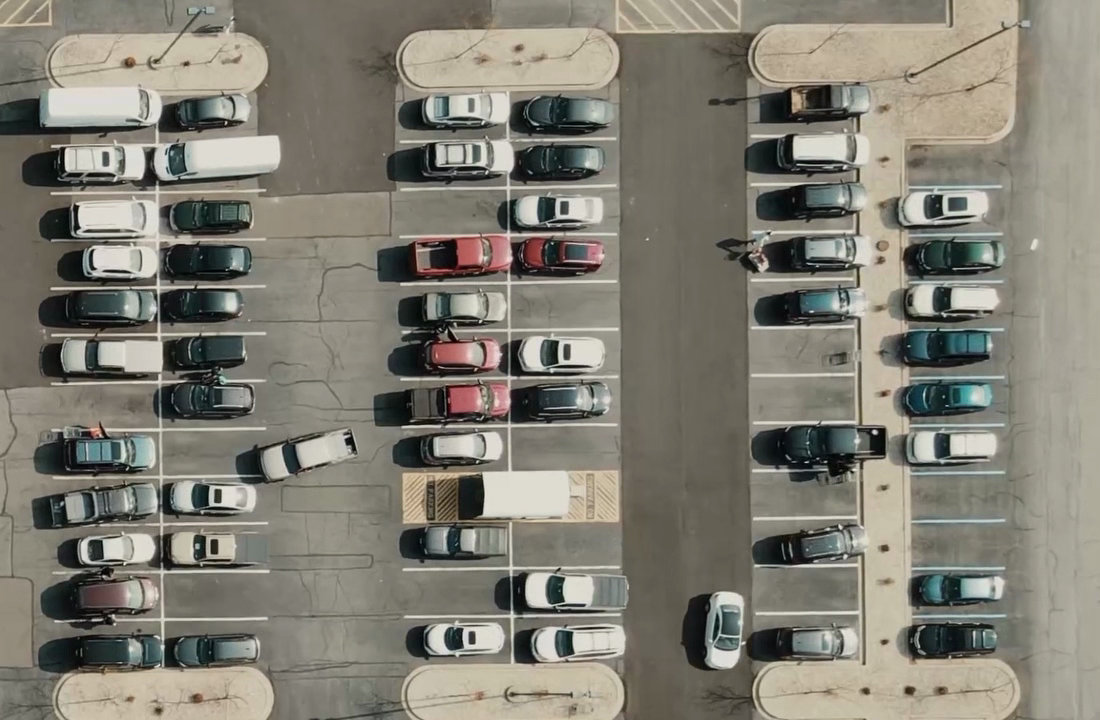
//> input picture Car Parking Detection/Resources/carParkImg.png, 1100 x 720 px, given in place of landscape.jpg, which was not available
$ ./filter   (built with g++ and OpenCV 4)
//> lines starting //> are read from the running program, lines starting //| are printed output that depends on the picture; pictures that were not available may be replaced by others from this repository, and a replacement may not be noted
#include <opencv2/imgcodecs.hpp>
#include <opencv2/highgui.hpp>
#include <opencv2/imgproc.hpp>
#include <opencv2/objdetect.hpp>
#include <iostream>


void main() {
	//We read the image and declare Mat for every different function that we are going to use on the original image
	cv::VideoCapture cap(0);
	cv::Mat img = cv::imread("Resources/landscape.jpg");
//> img is the input picture: 720 rows x 1100 cols, CV_8UC3; mean B, G, R 116, 126.7, 129.8
	cv::Mat grayImg;
	cv::cvtColor(img, grayImg, cv::COLOR_BGR2GRAY);
	cv::Mat smoothImg;
	cv::Mat cannyImg;
	cv::Mat laplaceImg;
	cv::Mat noiseImg = grayImg.clone();


	cv::GaussianBlur(img, smoothImg, cv::Size(5, 5), 1, 1);
	cv::Canny(img, cannyImg, 150, 300);
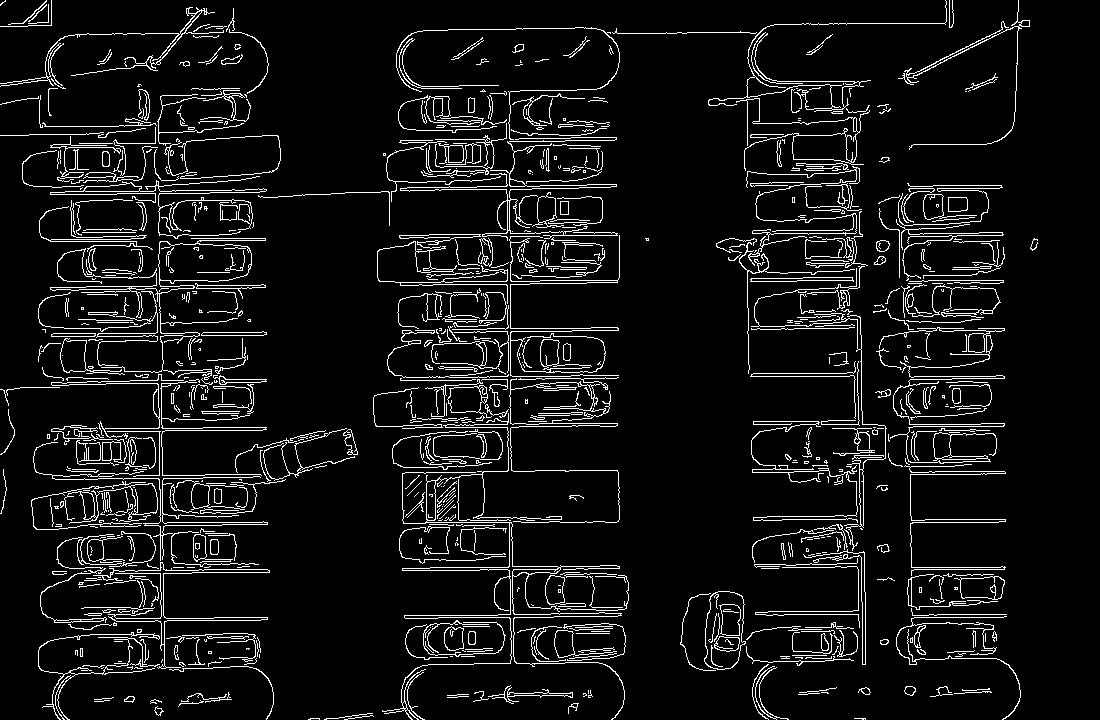
//> cannyImg: 720 rows x 1100 cols, CV_8UC1; 7.4% white in thin lines or dots
	cv::Laplacian(grayImg, laplaceImg, CV_8U);
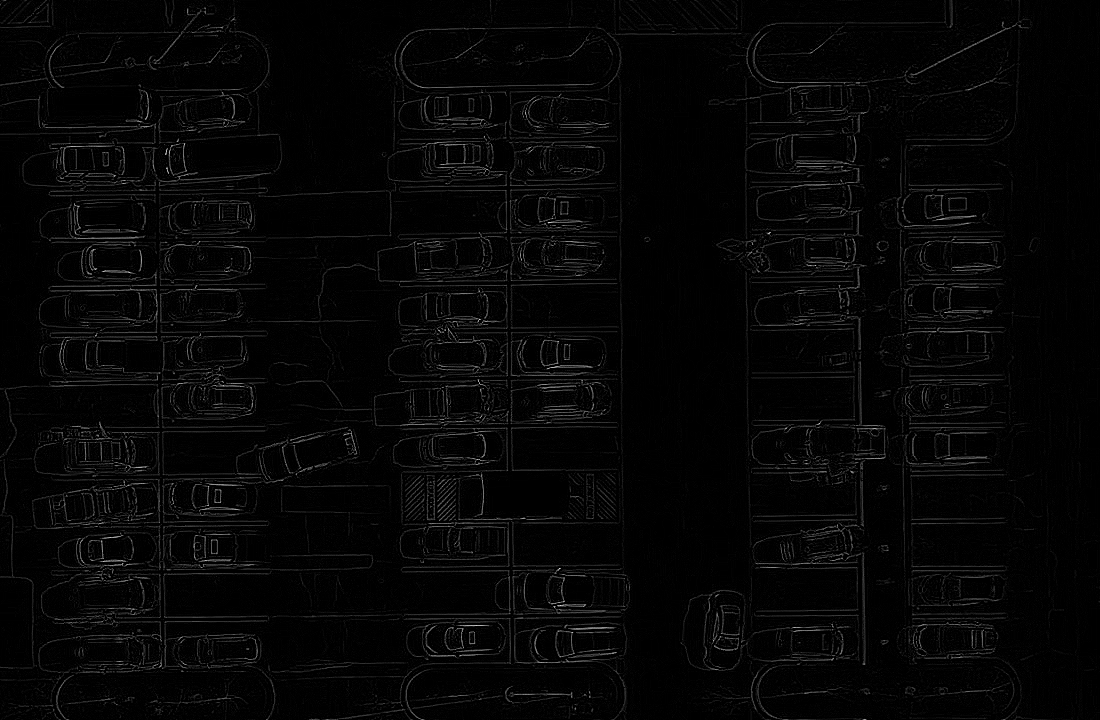
//> laplaceImg: 720 rows x 1100 cols, CV_8UC1; min 0, max 227, mean 5.9
	int noiseMagnitude = 100;
	cv::randu(noiseImg, 0, 255); // Set random pixel values between 0 and 255
	cv::Mat saltpepper = noiseImg < noiseMagnitude;
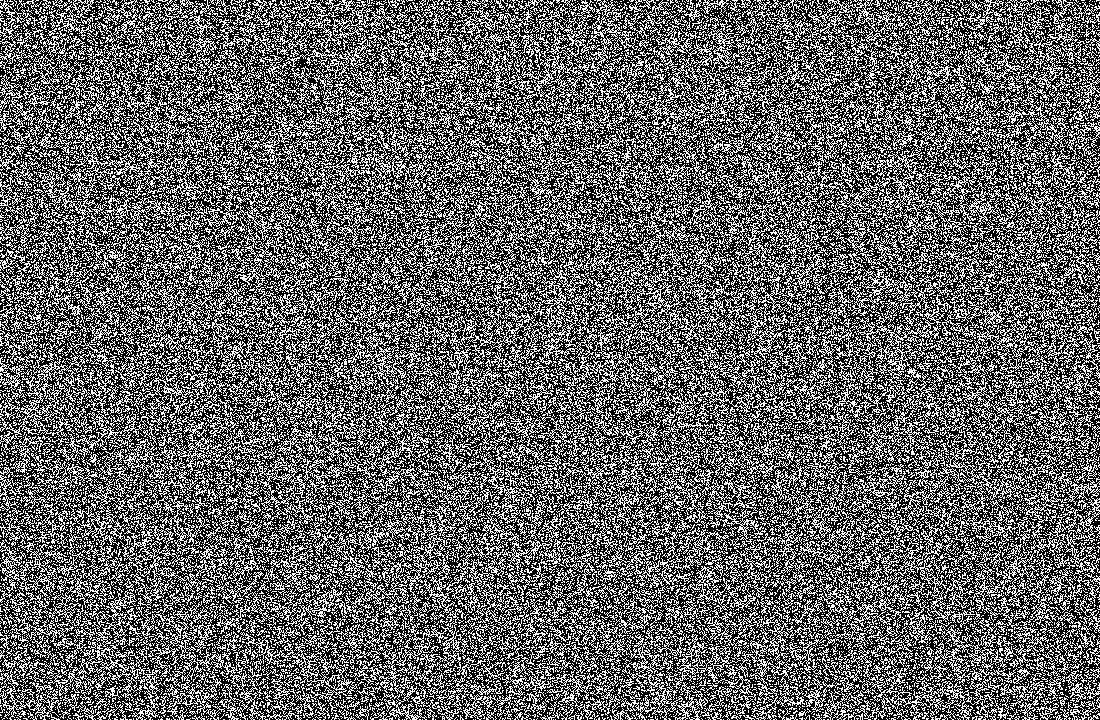
//> saltpepper: 720 rows x 1100 cols, CV_8UC1; 39.2% white in thin lines or dots
	noiseImg.setTo(0, saltpepper); // Set pixels with values less than noiseMagnitude to black
	saltpepper = noiseImg > 255 - noiseMagnitude;
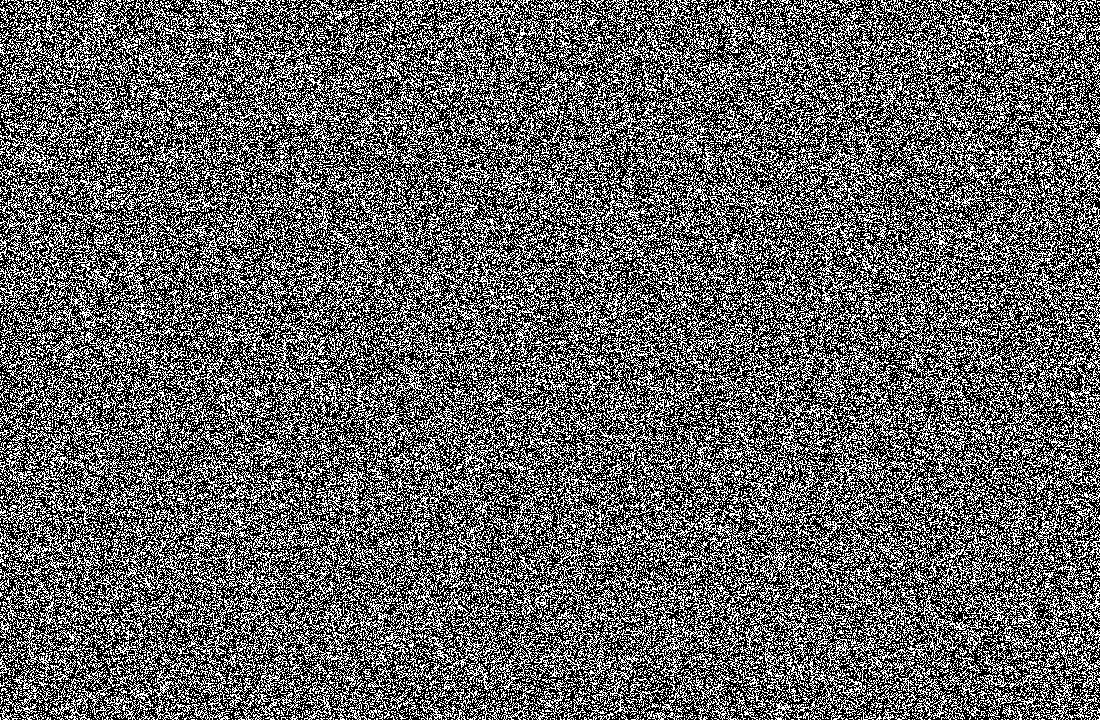
//> saltpepper: 720 rows x 1100 cols, CV_8UC1; 38.8% white in thin lines or dots
	noiseImg.setTo(255, saltpepper); // Set pixels with values greater than 255-noiseMagnitude to white
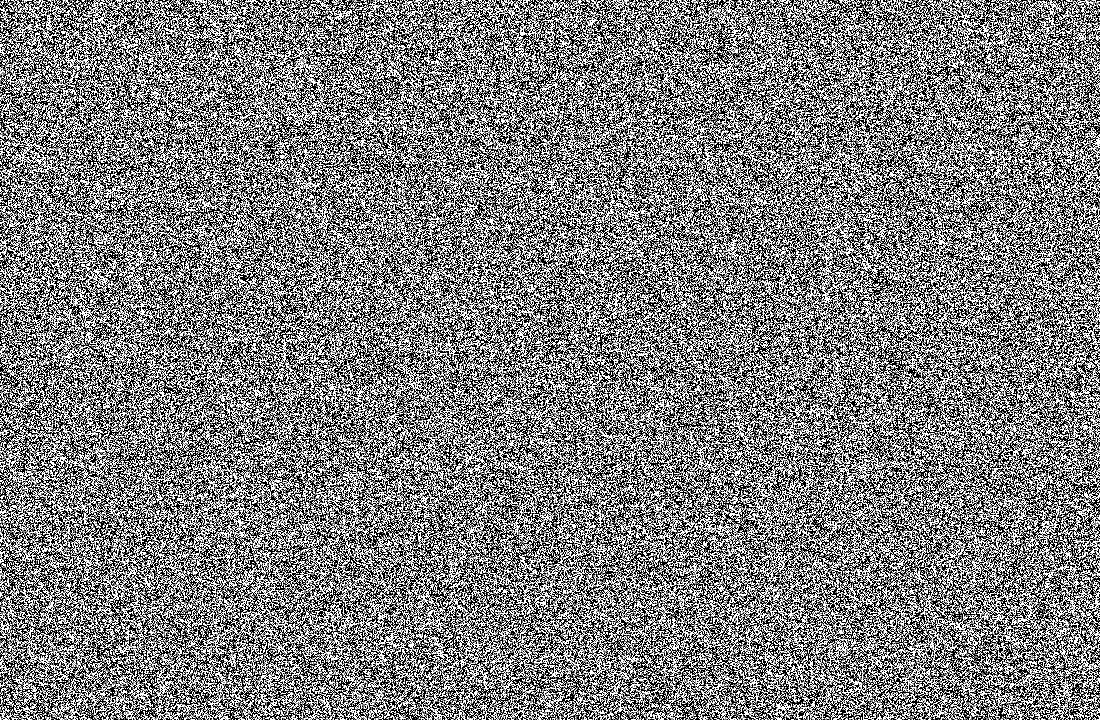
//> noiseImg: 720 rows x 1100 cols, CV_8UC1; min 0, max 255, mean 126.9


	cv::imshow("Image", img);
	cv::imshow("Smooth", smoothImg);
	cv::imshow("Canny", cannyImg);
	cv::imshow("Laplace", laplaceImg);
	cv::imshow("Noise", noiseImg);


	cv::waitKey(0);


}
